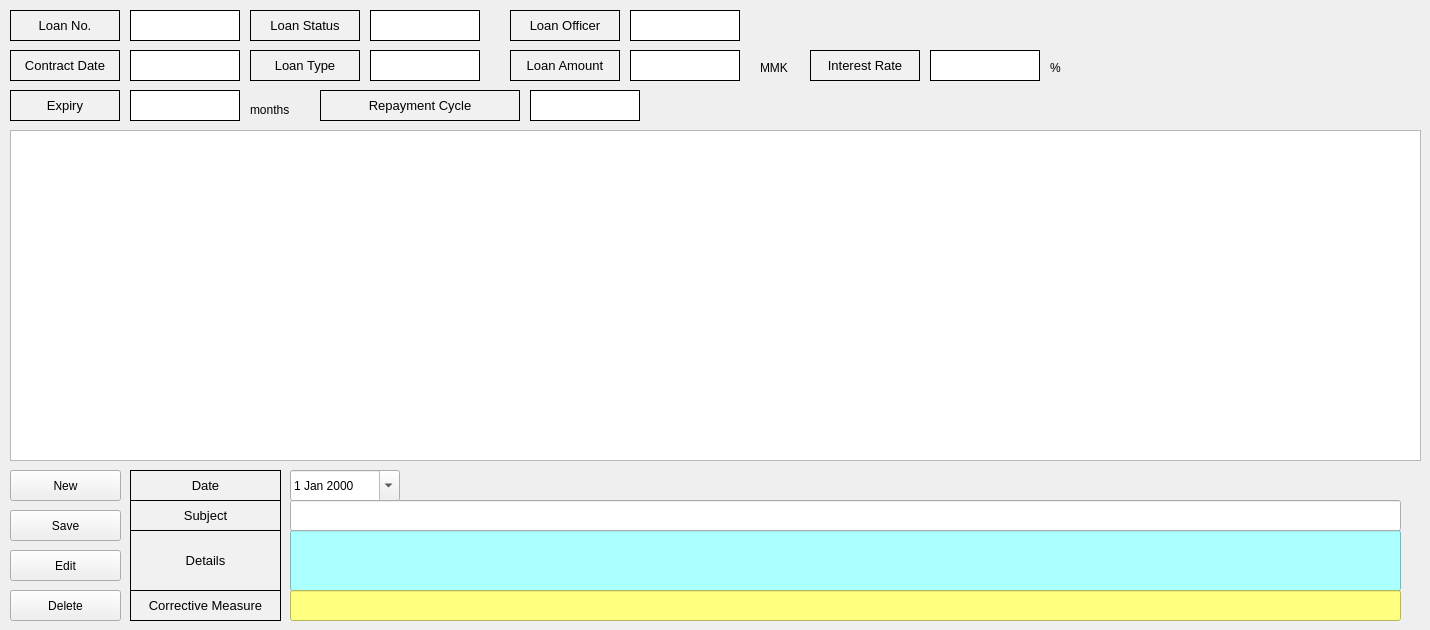
    <widget class="QWidget" name="tab_5">
     <attribute name="title">
      <string>Counseling Info</string>
     </attribute>
     <widget class="QTableWidget" name="counselingTable">
      <property name="geometry">
       <rect>
        <x>10</x>
        <y>130</y>
        <width>1411</width>
        <height>331</height>
       </rect>
      </property>
      <property name="minimumSize">
       <size>
        <width>1251</width>
        <height>0</height>
       </size>
      </property>
      <attribute name="horizontalHeaderVisible">
       <bool>false</bool>
      </attribute>
      <attribute name="horizontalHeaderCascadingSectionResizes">
       <bool>false</bool>
      </attribute>
      <attribute name="horizontalHeaderDefaultSectionSize">
       <number>150</number>
      </attribute>
      <column>
       <property name="text">
        <string/>
       </property>
      </column>
      <column>
       <property name="text">
        <string>상담일자</string>
       </property>
      </column>
      <column>
       <property name="text">
        <string>수신/발신</string>
       </property>
      </column>
      <column>
       <property name="text">
        <string>구분명</string>
       </property>
      </column>
      <column>
       <property name="text">
        <string>상담내용</string>
       </property>
      </column>
      <column>
       <property name="text">
        <string>조치사항</string>
       </property>
      </column>
      <column>
       <property name="text">
        <string>세부내용</string>
       </property>
      </column>
      <column>
       <property name="text">
        <string>등록자ID</string>
       </property>
      </column>
      <column>
       <property name="text">
        <string>등록일시</string>
       </property>
      </column>
     </widget>
     <widget class="QLabel" name="label_98">
      <property name="geometry">
       <rect>
        <x>130</x>
        <y>590</y>
        <width>151</width>
        <height>31</height>
       </rect>
      </property>
      <property name="font">
       <font>
        <pointsize>10</pointsize>
       </font>
      </property>
      <property name="styleSheet">
       <string notr="true">background-color:rgb(241, 241, 241)</string>
      </property>
      <property name="frameShape">
       <enum>QFrame::Box</enum>
      </property>
      <property name="text">
       <string>Corrective Measure</string>
      </property>
      <property name="alignment">
       <set>Qt::AlignCenter</set>
      </property>
     </widget>
     <widget class="QLineEdit" name="counselingDetails">
      <property name="geometry">
       <rect>
        <x>290</x>
        <y>530</y>
        <width>1111</width>
        <height>61</height>
       </rect>
      </property>
      <property name="styleSheet">
       <string notr="true">background-color:rgb(170, 255, 255)</string>
      </property>
     </widget>
     <widget class="QLabel" name="label_104">
      <property name="geometry">
       <rect>
        <x>130</x>
        <y>470</y>
        <width>151</width>
        <height>31</height>
       </rect>
      </property>
      <property name="font">
       <font>
        <pointsize>10</pointsize>
       </font>
      </property>
      <property name="styleSheet">
       <string notr="true">background-color:rgb(241, 241, 241)</string>
      </property>
      <property name="frameShape">
       <enum>QFrame::Box</enum>
      </property>
      <property name="text">
       <string>Date</string>
      </property>
      <property name="alignment">
       <set>Qt::AlignCenter</set>
      </property>
     </widget>
     <widget class="QLineEdit" name="counselingSubject">
      <property name="geometry">
       <rect>
        <x>290</x>
        <y>500</y>
        <width>1111</width>
        <height>31</height>
       </rect>
      </property>
     </widget>
     <widget class="QPushButton" name="counselingEditButton">
      <property name="geometry">
       <rect>
        <x>10</x>
        <y>550</y>
        <width>111</width>
        <height>31</height>
       </rect>
      </property>
      <property name="text">
       <string>Edit</string>
      </property>
     </widget>
     <widget class="QLabel" name="label_108">
      <property name="geometry">
       <rect>
        <x>130</x>
        <y>530</y>
        <width>151</width>
        <height>61</height>
       </rect>
      </property>
      <property name="font">
       <font>
        <pointsize>10</pointsize>
       </font>
      </property>
      <property name="styleSheet">
       <string notr="true">background-color:rgb(241, 241, 241)</string>
      </property>
      <property name="frameShape">
       <enum>QFrame::Box</enum>
      </property>
      <property name="text">
       <string>Details</string>
      </property>
      <property name="alignment">
       <set>Qt::AlignCenter</set>
      </property>
     </widget>
     <widget class="QPushButton" name="counselingDeleteButton">
      <property name="geometry">
       <rect>
        <x>10</x>
        <y>590</y>
        <width>111</width>
        <height>31</height>
       </rect>
      </property>
      <property name="text">
       <string>Delete</string>
      </property>
     </widget>
     <widget class="QLabel" name="label_114">
      <property name="geometry">
       <rect>
        <x>130</x>
        <y>500</y>
        <width>151</width>
        <height>31</height>
       </rect>
      </property>
      <property name="font">
       <font>
        <pointsize>10</pointsize>
       </font>
      </property>
      <property name="styleSheet">
       <string notr="true">background-color:rgb(241, 241, 241)</string>
      </property>
      <property name="frameShape">
       <enum>QFrame::Box</enum>
      </property>
      <property name="text">
       <string>Subject</string>
      </property>
      <property name="alignment">
       <set>Qt::AlignCenter</set>
      </property>
     </widget>
     <widget class="QLineEdit" name="counselingCorrectiveMeasure">
      <property name="geometry">
       <rect>
        <x>290</x>
        <y>590</y>
        <width>1111</width>
        <height>31</height>
       </rect>
      </property>
      <property name="styleSheet">
       <string notr="true">background-color:rgb(255, 255, 127)</string>
      </property>
     </widget>
     <widget class="QLabel" name="label_117">
      <property name="geometry">
       <rect>
        <x>510</x>
        <y>50</y>
        <width>110</width>
        <height>31</height>
       </rect>
      </property>
      <property name="minimumSize">
       <size>
        <width>110</width>
        <height>0</height>
       </size>
      </property>
      <property name="maximumSize">
       <size>
        <width>110</width>
        <height>16777215</height>
       </size>
      </property>
      <property name="font">
       <font>
        <pointsize>10</pointsize>
       </font>
      </property>
      <property name="styleSheet">
       <string notr="true">background-color:rgb(241, 241, 241)</string>
      </property>
      <property name="frameShape">
       <enum>QFrame::Box</enum>
      </property>
      <property name="text">
       <string>Loan Amount</string>
      </property>
      <property name="alignment">
       <set>Qt::AlignCenter</set>
      </property>
     </widget>
     <widget class="QLabel" name="counselingContractDate">
      <property name="geometry">
       <rect>
        <x>130</x>
        <y>50</y>
        <width>110</width>
        <height>31</height>
       </rect>
      </property>
      <property name="minimumSize">
       <size>
        <width>110</width>
        <height>0</height>
       </size>
      </property>
      <property name="maximumSize">
       <size>
        <width>110</width>
        <height>16777215</height>
       </size>
      </property>
      <property name="styleSheet">
       <string notr="true">background-color:rgb(255, 255, 255)
</string>
      </property>
      <property name="frameShape">
       <enum>QFrame::Box</enum>
      </property>
      <property name="text">
       <string/>
      </property>
     </widget>
     <widget class="QLabel" name="label_105">
      <property name="geometry">
       <rect>
        <x>760</x>
        <y>60</y>
        <width>41</width>
        <height>16</height>
       </rect>
      </property>
      <property name="text">
       <string>MMK</string>
      </property>
     </widget>
     <widget class="QLabel" name="label_101">
      <property name="geometry">
       <rect>
        <x>510</x>
        <y>10</y>
        <width>110</width>
        <height>31</height>
       </rect>
      </property>
      <property name="minimumSize">
       <size>
        <width>110</width>
        <height>0</height>
       </size>
      </property>
      <property name="maximumSize">
       <size>
        <width>110</width>
        <height>16777215</height>
       </size>
      </property>
      <property name="font">
       <font>
        <pointsize>10</pointsize>
       </font>
      </property>
      <property name="styleSheet">
       <string notr="true">background-color:rgb(241, 241, 241)</string>
      </property>
      <property name="frameShape">
       <enum>QFrame::Box</enum>
      </property>
      <property name="text">
       <string>Loan Officer</string>
      </property>
      <property name="alignment">
       <set>Qt::AlignCenter</set>
      </property>
     </widget>
     <widget class="QLabel" name="counselingExpiry">
      <property name="geometry">
       <rect>
        <x>130</x>
        <y>90</y>
        <width>110</width>
        <height>31</height>
       </rect>
      </property>
      <property name="minimumSize">
       <size>
        <width>110</width>
        <height>0</height>
       </size>
      </property>
      <property name="maximumSize">
       <size>
        <width>110</width>
        <height>16777215</height>
       </size>
      </property>
      <property name="styleSheet">
       <string notr="true">background-color:rgb(255, 255, 255)
</string>
      </property>
      <property name="frameShape">
       <enum>QFrame::Box</enum>
      </property>
      <property name="text">
       <string/>
      </property>
     </widget>
     <widget class="QLabel" name="label_103">
      <property name="geometry">
       <rect>
        <x>250</x>
        <y>50</y>
        <width>110</width>
        <height>31</height>
       </rect>
      </property>
      <property name="minimumSize">
       <size>
        <width>110</width>
        <height>0</height>
       </size>
      </property>
      <property name="maximumSize">
       <size>
        <width>110</width>
        <height>16777215</height>
       </size>
      </property>
      <property name="font">
       <font>
        <pointsize>10</pointsize>
       </font>
      </property>
      <property name="styleSheet">
       <string notr="true">background-color:rgb(241, 241, 241)</string>
      </property>
      <property name="frameShape">
       <enum>QFrame::Box</enum>
      </property>
      <property name="text">
       <string>Loan Type</string>
      </property>
      <property name="alignment">
       <set>Qt::AlignCenter</set>
      </property>
     </widget>
     <widget class="QLabel" name="label_95">
      <property name="geometry">
       <rect>
        <x>10</x>
        <y>10</y>
        <width>110</width>
        <height>31</height>
       </rect>
      </property>
      <property name="minimumSize">
       <size>
        <width>110</width>
        <height>0</height>
       </size>
      </property>
      <property name="maximumSize">
       <size>
        <width>110</width>
        <height>16777215</height>
       </size>
      </property>
      <property name="font">
       <font>
        <pointsize>10</pointsize>
       </font>
      </property>
      <property name="styleSheet">
       <string notr="true">background-color:rgb(241, 241, 241)</string>
      </property>
      <property name="frameShape">
       <enum>QFrame::Box</enum>
      </property>
      <property name="text">
       <string>Loan No.</string>
      </property>
      <property name="alignment">
       <set>Qt::AlignCenter</set>
      </property>
     </widget>
     <widget class="QLabel" name="label_109">
      <property name="geometry">
       <rect>
        <x>10</x>
        <y>50</y>
        <width>110</width>
        <height>31</height>
       </rect>
      </property>
      <property name="minimumSize">
       <size>
        <width>110</width>
        <height>0</height>
       </size>
      </property>
      <property name="maximumSize">
       <size>
        <width>110</width>
        <height>16777215</height>
       </size>
      </property>
      <property name="font">
       <font>
        <pointsize>10</pointsize>
       </font>
      </property>
      <property name="styleSheet">
       <string notr="true">background-color:rgb(241, 241, 241)</string>
      </property>
      <property name="frameShape">
       <enum>QFrame::Box</enum>
      </property>
      <property name="text">
       <string>Contract Date</string>
      </property>
      <property name="alignment">
       <set>Qt::AlignCenter</set>
      </property>
     </widget>
     <widget class="QLabel" name="label_112">
      <property name="geometry">
       <rect>
        <x>810</x>
        <y>50</y>
        <width>110</width>
        <height>31</height>
       </rect>
      </property>
      <property name="minimumSize">
       <size>
        <width>110</width>
        <height>0</height>
       </size>
      </property>
      <property name="maximumSize">
       <size>
        <width>110</width>
        <height>16777215</height>
       </size>
      </property>
      <property name="font">
       <font>
        <pointsize>10</pointsize>
       </font>
      </property>
      <property name="styleSheet">
       <string notr="true">background-color:rgb(241, 241, 241)</string>
      </property>
      <property name="frameShape">
       <enum>QFrame::Box</enum>
      </property>
      <property name="text">
       <string>Interest Rate</string>
      </property>
      <property name="alignment">
       <set>Qt::AlignCenter</set>
      </property>
     </widget>
     <widget class="QLabel" name="label_99">
      <property name="geometry">
       <rect>
        <x>10</x>
        <y>90</y>
        <width>110</width>
        <height>31</height>
       </rect>
      </property>
      <property name="minimumSize">
       <size>
        <width>110</width>
        <height>0</height>
       </size>
      </property>
      <property name="maximumSize">
       <size>
        <width>110</width>
        <height>16777215</height>
       </size>
      </property>
      <property name="font">
       <font>
        <pointsize>10</pointsize>
       </font>
      </property>
      <property name="styleSheet">
       <string notr="true">background-color:rgb(241, 241, 241)</string>
      </property>
      <property name="frameShape">
       <enum>QFrame::Box</enum>
      </property>
      <property name="text">
       <string>Expiry</string>
      </property>
      <property name="alignment">
       <set>Qt::AlignCenter</set>
      </property>
     </widget>
     <widget class="QLabel" name="counselingInterestRate">
      <property name="geometry">
       <rect>
        <x>930</x>
        <y>50</y>
        <width>110</width>
        <height>31</height>
       </rect>
      </property>
      <property name="minimumSize">
       <size>
        <width>110</width>
        <height>0</height>
       </size>
      </property>
      <property name="maximumSize">
       <size>
        <width>110</width>
        <height>16777215</height>
       </size>
      </property>
      <property name="styleSheet">
       <string notr="true">background-color:rgb(255, 255, 255)
</string>
      </property>
      <property name="frameShape">
       <enum>QFrame::Box</enum>
      </property>
      <property name="text">
       <string/>
      </property>
     </widget>
     <widget class="QLabel" name="label_102">
      <property name="geometry">
       <rect>
        <x>250</x>
        <y>10</y>
        <width>110</width>
        <height>31</height>
       </rect>
      </property>
      <property name="minimumSize">
       <size>
        <width>110</width>
        <height>0</height>
       </size>
      </property>
      <property name="maximumSize">
       <size>
        <width>110</width>
        <height>16777215</height>
       </size>
      </property>
      <property name="font">
       <font>
        <pointsize>10</pointsize>
       </font>
      </property>
      <property name="styleSheet">
       <string notr="true">background-color:rgb(241, 241, 241)</string>
      </property>
      <property name="frameShape">
       <enum>QFrame::Box</enum>
      </property>
      <property name="text">
       <string>Loan Status</string>
      </property>
      <property name="alignment">
       <set>Qt::AlignCenter</set>
      </property>
     </widget>
     <widget class="QLabel" name="label_100">
      <property name="geometry">
       <rect>
        <x>320</x>
        <y>90</y>
        <width>200</width>
        <height>31</height>
       </rect>
      </property>
      <property name="minimumSize">
       <size>
        <width>200</width>
        <height>0</height>
       </size>
      </property>
      <property name="maximumSize">
       <size>
        <width>200</width>
        <height>16777215</height>
       </size>
      </property>
      <property name="font">
       <font>
        <pointsize>10</pointsize>
       </font>
      </property>
      <property name="styleSheet">
       <string notr="true">background-color:rgb(241, 241, 241)</string>
      </property>
      <property name="frameShape">
       <enum>QFrame::Box</enum>
      </property>
      <property name="text">
       <string>Repayment Cycle</string>
      </property>
      <property name="alignment">
       <set>Qt::AlignCenter</set>
      </property>
     </widget>
     <widget class="QLabel" name="counselingLoanAmount">
      <property name="geometry">
       <rect>
        <x>630</x>
        <y>50</y>
        <width>110</width>
        <height>31</height>
       </rect>
      </property>
      <property name="minimumSize">
       <size>
        <width>110</width>
        <height>0</height>
       </size>
      </property>
      <property name="maximumSize">
       <size>
        <width>110</width>
        <height>16777215</height>
       </size>
      </property>
      <property name="styleSheet">
       <string notr="true">background-color:rgb(255, 255, 255)
</string>
      </property>
      <property name="frameShape">
       <enum>QFrame::Box</enum>
      </property>
      <property name="text">
       <string/>
      </property>
     </widget>
     <widget class="QLabel" name="label_111">
      <property name="geometry">
       <rect>
        <x>1050</x>
        <y>60</y>
        <width>16</width>
        <height>16</height>
       </rect>
      </property>
      <property name="text">
       <string>%</string>
      </property>
     </widget>
     <widget class="QLabel" name="label_116">
      <property name="geometry">
       <rect>
        <x>250</x>
        <y>100</y>
        <width>51</width>
        <height>20</height>
       </rect>
      </property>
      <property name="text">
       <string>months</string>
      </property>
     </widget>
     <widget class="QLabel" name="counselingLoanNumber">
      <property name="geometry">
       <rect>
        <x>130</x>
        <y>10</y>
        <width>110</width>
        <height>31</height>
       </rect>
      </property>
      <property name="minimumSize">
       <size>
        <width>110</width>
        <height>0</height>
       </size>
      </property>
      <property name="maximumSize">
       <size>
        <width>110</width>
        <height>16777215</height>
       </size>
      </property>
      <property name="styleSheet">
       <string notr="true">background-color:rgb(255, 255, 255)
</string>
      </property>
      <property name="frameShape">
       <enum>QFrame::Box</enum>
      </property>
      <property name="text">
       <string/>
      </property>
     </widget>
     <widget class="QLabel" name="counselingLoanStatus">
      <property name="geometry">
       <rect>
        <x>370</x>
        <y>10</y>
        <width>110</width>
        <height>31</height>
       </rect>
      </property>
      <property name="minimumSize">
       <size>
        <width>110</width>
        <height>0</height>
       </size>
      </property>
      <property name="maximumSize">
       <size>
        <width>110</width>
        <height>16777215</height>
       </size>
      </property>
      <property name="styleSheet">
       <string notr="true">background-color:rgb(255, 255, 255)
</string>
      </property>
      <property name="frameShape">
       <enum>QFrame::Box</enum>
      </property>
      <property name="text">
       <string/>
      </property>
     </widget>
     <widget class="QLabel" name="counselingLoanType">
      <property name="geometry">
       <rect>
        <x>370</x>
        <y>50</y>
        <width>110</width>
        <height>31</height>
       </rect>
      </property>
      <property name="minimumSize">
       <size>
        <width>110</width>
        <height>0</height>
       </size>
      </property>
      <property name="maximumSize">
       <size>
        <width>110</width>
        <height>16777215</height>
       </size>
      </property>
      <property name="styleSheet">
       <string notr="true">background-color:rgb(255, 255, 255)
</string>
      </property>
      <property name="frameShape">
       <enum>QFrame::Box</enum>
      </property>
      <property name="text">
       <string/>
      </property>
     </widget>
     <widget class="QLabel" name="counselingLoanOfficer">
      <property name="geometry">
       <rect>
        <x>630</x>
        <y>10</y>
        <width>110</width>
        <height>31</height>
       </rect>
      </property>
      <property name="minimumSize">
       <size>
        <width>110</width>
        <height>0</height>
       </size>
      </property>
      <property name="maximumSize">
       <size>
        <width>110</width>
        <height>16777215</height>
       </size>
      </property>
      <property name="styleSheet">
       <string notr="true">background-color:rgb(255, 255, 255)
</string>
      </property>
      <property name="frameShape">
       <enum>QFrame::Box</enum>
      </property>
      <property name="text">
       <string/>
      </property>
     </widget>
     <widget class="QLabel" name="counselingRepaymentCycle">
      <property name="geometry">
       <rect>
        <x>530</x>
        <y>90</y>
        <width>110</width>
        <height>31</height>
       </rect>
      </property>
      <property name="minimumSize">
       <size>
        <width>110</width>
        <height>0</height>
       </size>
      </property>
      <property name="maximumSize">
       <size>
        <width>110</width>
        <height>16777215</height>
       </size>
      </property>
      <property name="styleSheet">
       <string notr="true">background-color:rgb(255, 255, 255)
</string>
      </property>
      <property name="frameShape">
       <enum>QFrame::Box</enum>
      </property>
      <property name="text">
       <string/>
      </property>
     </widget>
     <widget class="QDateEdit" name="counselingDate">
      <property name="geometry">
       <rect>
        <x>290</x>
        <y>470</y>
        <width>110</width>
        <height>31</height>
       </rect>
      </property>
      <property name="locale">
       <locale language="English" country="UnitedStates"/>
      </property>
      <property name="calendarPopup">
       <bool>true</bool>
      </property>
     </widget>
     <widget class="QPushButton" name="counselingNewButton">
      <property name="geometry">
       <rect>
        <x>10</x>
        <y>470</y>
        <width>111</width>
        <height>31</height>
       </rect>
      </property>
      <property name="text">
       <string>New</string>
      </property>
     </widget>
     <widget class="QPushButton" name="counselingSaveButton">
      <property name="geometry">
       <rect>
        <x>10</x>
        <y>510</y>
        <width>111</width>
        <height>31</height>
       </rect>
      </property>
      <property name="text">
       <string>Save</string>
      </property>
     </widget>
    </widget>
